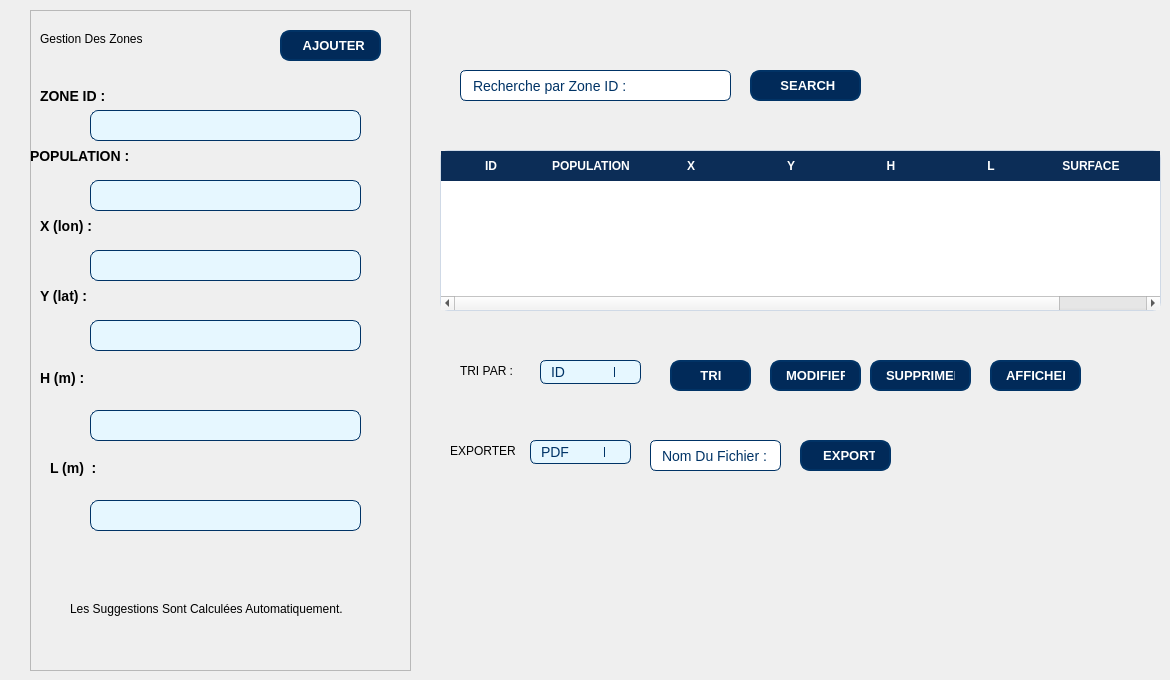
      <widget class="QWidget" name="page">
       <widget class="QFrame" name="frame_2">
        <property name="geometry">
         <rect>
          <x>30</x>
          <y>10</y>
          <width>381</width>
          <height>661</height>
         </rect>
        </property>
        <property name="styleSheet">
         <string notr="true">/* Form Box */
.form-fiche {
    flex: 1; /* Takes 1/3 of the container width */
    background-color: #f4f7fb; /* Light background for contrast */
    padding: 25px 20px; /* Inner spacing */
    border-radius: 12px; /* Rounded corners */
    box-shadow: 0 4px 12px rgba(0, 0, 0, 0.1); /* Soft shadow for depth */
    transition: transform 0.2s ease, box-shadow 0.2s ease;
}

.form-fiche:hover {
    transform: translateY(-2px); /* Slight lift on hover */
    box-shadow: 0 6px 15px rgba(0, 0, 0, 0.15); /* Stronger shadow */
}

.form-fiche h3 {
    margin-top: 0;
    margin-bottom: 20px;
    font-size: 20px;
    font-weight: 600;
    color: #003366;
}

.form-fiche label {
    display: block;
    font-weight: 500;
    margin-bottom: 6px;
    color: #003366;
}

.form-fiche input {
    width: 100%;
    padding: 10px;
    margin-bottom: 15px;
    border: 1px solid #003366;
    border-radius: 8px;
    background-color: #e6f7ff;
    font-size: 14px;
    transition: border 0.2s ease, box-shadow 0.2s ease;
}

.form-fiche input:focus {
    border-color: #0d3273;
    box-shadow: 0 0 5px rgba(13, 50, 115, 0.5);
    outline: none;
}

.form-fiche button {
    width: 32%;
    margin-right: 5%;
    padding: 10px;
    border: none;
    border-radius: 8px;
    background-color: #0d3273;
    color: white;
    font-weight: 500;
    cursor: pointer;
    transition: background-color 0.2s ease, transform 0.2s ease;
}

.form-fiche button:hover {
    background-color: #004080;
    transform: translateY(-1px);
}

.form-fiche small {
    display: block;
    margin-top: 8px;
    font-size: 12px;
    color: #555;
}</string>
        </property>
        <property name="frameShape">
         <enum>QFrame::Shape::StyledPanel</enum>
        </property>
        <property name="frameShadow">
         <enum>QFrame::Shadow::Raised</enum>
        </property>
        <widget class="QLabel" name="label_28">
         <property name="geometry">
          <rect>
           <x>10</x>
           <y>10</y>
           <width>241</width>
           <height>51</height>
          </rect>
         </property>
         <property name="styleSheet">
          <string notr="true">font: 16pt &quot;Segoe UI&quot;;
color: rgb(0, 0, 0);
font: 700 16pt &quot;Segoe UI&quot;;</string>
         </property>
         <property name="text">
          <string>Gestion Des Zones
</string>
         </property>
        </widget>
        <widget class="QLineEdit" name="idzone">
         <property name="geometry">
          <rect>
           <x>60</x>
           <y>100</y>
           <width>271</width>
           <height>31</height>
          </rect>
         </property>
         <property name="styleSheet">
          <string notr="true">QLineEdit {
    background-color: #e6f7ff;      /* Light blue background */
    border: 1px solid #003366;      /* Dark blue border */
    border-radius: 8px;             /* Rounded corners */
    padding: 6px 10px;              /* Inner spacing */
    font-size: 14px;
    color: #003366;
}

QLineEdit:focus {
    border: 1px solid #0d3273;      /* Darker border on focus */
    background-color: #ffffff;      /* Slightly lighter background */
    selection-background-color: #0d3273;
    selection-color: #ffffff;
}</string>
         </property>
        </widget>
        <widget class="QLabel" name="label_29">
         <property name="geometry">
          <rect>
           <x>10</x>
           <y>50</y>
           <width>121</width>
           <height>71</height>
          </rect>
         </property>
         <property name="styleSheet">
          <string notr="true">QLabel {
    font-size: 14px;
    color: #000000;
    font-weight: bold;
}
</string>
         </property>
         <property name="text">
          <string>ZONE ID :</string>
         </property>
        </widget>
        <widget class="QLabel" name="label_30">
         <property name="geometry">
          <rect>
           <x>0</x>
           <y>110</y>
           <width>121</width>
           <height>71</height>
          </rect>
         </property>
         <property name="styleSheet">
          <string notr="true">QLabel {
    font-size: 14px;
    color: #000000;
    font-weight: bold;
}
</string>
         </property>
         <property name="text">
          <string>POPULATION :</string>
         </property>
        </widget>
        <widget class="QLineEdit" name="pop">
         <property name="geometry">
          <rect>
           <x>60</x>
           <y>170</y>
           <width>271</width>
           <height>31</height>
          </rect>
         </property>
         <property name="styleSheet">
          <string notr="true">QLineEdit {
    background-color: #e6f7ff;      /* Light blue background */
    border: 1px solid #003366;      /* Dark blue border */
    border-radius: 8px;             /* Rounded corners */
    padding: 6px 10px;              /* Inner spacing */
    font-size: 14px;
    color: #003366;
}

QLineEdit:focus {
    border: 1px solid #0d3273;      /* Darker border on focus */
    background-color: #ffffff;      /* Slightly lighter background */
    selection-background-color: #0d3273;
    selection-color: #ffffff;
}</string>
         </property>
        </widget>
        <widget class="QLabel" name="label_87">
         <property name="geometry">
          <rect>
           <x>10</x>
           <y>180</y>
           <width>121</width>
           <height>71</height>
          </rect>
         </property>
         <property name="styleSheet">
          <string notr="true">QLabel {
    font-size: 14px;
    color: #000000;
    font-weight: bold;
}
</string>
         </property>
         <property name="text">
          <string>X (lon) :</string>
         </property>
        </widget>
        <widget class="QLabel" name="label_88">
         <property name="geometry">
          <rect>
           <x>10</x>
           <y>250</y>
           <width>121</width>
           <height>71</height>
          </rect>
         </property>
         <property name="styleSheet">
          <string notr="true">QLabel {
    font-size: 14px;
    color: #000000;
    font-weight: bold;
}
</string>
         </property>
         <property name="text">
          <string>Y (lat) :</string>
         </property>
        </widget>
        <widget class="QLabel" name="label_89">
         <property name="geometry">
          <rect>
           <x>10</x>
           <y>340</y>
           <width>121</width>
           <height>71</height>
          </rect>
         </property>
         <property name="styleSheet">
          <string notr="true">QLabel {
    font-size: 14px;
    color: #000000;
    font-weight: bold;
}
</string>
         </property>
         <property name="text">
          <string>H (m) :
</string>
         </property>
        </widget>
        <widget class="QLabel" name="label_90">
         <property name="geometry">
          <rect>
           <x>20</x>
           <y>430</y>
           <width>121</width>
           <height>71</height>
          </rect>
         </property>
         <property name="styleSheet">
          <string notr="true">QLabel {
    font-size: 14px;
    color: #000000;
    font-weight: bold;
}
</string>
         </property>
         <property name="text">
          <string>L (m)  :
</string>
         </property>
        </widget>
        <widget class="QLineEdit" name="x">
         <property name="geometry">
          <rect>
           <x>60</x>
           <y>240</y>
           <width>271</width>
           <height>31</height>
          </rect>
         </property>
         <property name="styleSheet">
          <string notr="true">QLineEdit {
    background-color: #e6f7ff;      /* Light blue background */
    border: 1px solid #003366;      /* Dark blue border */
    border-radius: 8px;             /* Rounded corners */
    padding: 6px 10px;              /* Inner spacing */
    font-size: 14px;
    color: #003366;
}

QLineEdit:focus {
    border: 1px solid #0d3273;      /* Darker border on focus */
    background-color: #ffffff;      /* Slightly lighter background */
    selection-background-color: #0d3273;
    selection-color: #ffffff;
}</string>
         </property>
        </widget>
        <widget class="QLineEdit" name="y">
         <property name="geometry">
          <rect>
           <x>60</x>
           <y>310</y>
           <width>271</width>
           <height>31</height>
          </rect>
         </property>
         <property name="styleSheet">
          <string notr="true">QLineEdit {
    background-color: #e6f7ff;      /* Light blue background */
    border: 1px solid #003366;      /* Dark blue border */
    border-radius: 8px;             /* Rounded corners */
    padding: 6px 10px;              /* Inner spacing */
    font-size: 14px;
    color: #003366;
}

QLineEdit:focus {
    border: 1px solid #0d3273;      /* Darker border on focus */
    background-color: #ffffff;      /* Slightly lighter background */
    selection-background-color: #0d3273;
    selection-color: #ffffff;
}</string>
         </property>
        </widget>
        <widget class="QLineEdit" name="h">
         <property name="geometry">
          <rect>
           <x>60</x>
           <y>400</y>
           <width>271</width>
           <height>31</height>
          </rect>
         </property>
         <property name="styleSheet">
          <string notr="true">QLineEdit {
    background-color: #e6f7ff;      /* Light blue background */
    border: 1px solid #003366;      /* Dark blue border */
    border-radius: 8px;             /* Rounded corners */
    padding: 6px 10px;              /* Inner spacing */
    font-size: 14px;
    color: #003366;
}

QLineEdit:focus {
    border: 1px solid #0d3273;      /* Darker border on focus */
    background-color: #ffffff;      /* Slightly lighter background */
    selection-background-color: #0d3273;
    selection-color: #ffffff;
}</string>
         </property>
        </widget>
        <widget class="QLineEdit" name="l">
         <property name="geometry">
          <rect>
           <x>60</x>
           <y>490</y>
           <width>271</width>
           <height>31</height>
          </rect>
         </property>
         <property name="styleSheet">
          <string notr="true">QLineEdit {
    background-color: #e6f7ff;      /* Light blue background */
    border: 1px solid #003366;      /* Dark blue border */
    border-radius: 8px;             /* Rounded corners */
    padding: 6px 10px;              /* Inner spacing */
    font-size: 14px;
    color: #003366;
}

QLineEdit:focus {
    border: 1px solid #0d3273;      /* Darker border on focus */
    background-color: #ffffff;      /* Slightly lighter background */
    selection-background-color: #0d3273;
    selection-color: #ffffff;
}</string>
         </property>
        </widget>
        <widget class="QPushButton" name="ajzone">
         <property name="geometry">
          <rect>
           <x>250</x>
           <y>20</y>
           <width>101</width>
           <height>31</height>
          </rect>
         </property>
         <property name="styleSheet">
          <string notr="true">/* ==== BUTTONS STYLE ==== */
QPushButton {
    background-color: #012a59;
    color: #ffffff;
    border: 2px solid #013366;
    border-radius: 10px;
    padding: 8px 14px;
    font-size: 13px;
    font-weight: 500;
    text-align: left;
    transition: all 0.3s ease-in-out;
}

QPushButton:hover {
    background-color: #024b8a;
    border-color: #025aa5;
}

QPushButton:pressed {
    background-color: #013869;
    border-color: #011f3f;
}
</string>
         </property>
         <property name="text">
          <string>  AJOUTER</string>
         </property>
        </widget>
        <widget class="QLabel" name="label_94">
         <property name="geometry">
          <rect>
           <x>40</x>
           <y>570</y>
           <width>421</width>
           <height>71</height>
          </rect>
         </property>
         <property name="styleSheet">
          <string notr="true">color: rgb(0, 0, 0);</string>
         </property>
         <property name="text">
          <string>Les Suggestions Sont Calculées Automatiquement.
</string>
         </property>
        </widget>
        <widget class="Line" name="line_8">
         <property name="geometry">
          <rect>
           <x>0</x>
           <y>660</y>
           <width>381</width>
           <height>16</height>
          </rect>
         </property>
         <property name="orientation">
          <enum>Qt::Orientation::Horizontal</enum>
         </property>
        </widget>
       </widget>
       <widget class="QTableWidget" name="twz">
        <property name="geometry">
         <rect>
          <x>440</x>
          <y>150</y>
          <width>721</width>
          <height>161</height>
         </rect>
        </property>
        <property name="styleSheet">
         <string notr="true">QTableWidget {
    background-color: #ffffff;
    alternate-background-color: #f2f6fc;
    gridline-color: #dbe3ec;
    border: 1px solid #cfd9e6;
    border-radius: 8px;
    selection-background-color: #c7e0ff;
    selection-color: #000000;
	color: #000000;
}

QHeaderView::section {
    background-color: #0c2d57;
    color: #ffffff;
    padding: 6px;
    border: none;
    font-weight: 600;
    font-size: 12px;
}

QTableCornerButton::section {
    background-color: #0c2d57;
}</string>
        </property>
        <column>
         <property name="text">
          <string>ID</string>
         </property>
        </column>
        <column>
         <property name="text">
          <string>POPULATION</string>
         </property>
        </column>
        <column>
         <property name="text">
          <string>X</string>
         </property>
        </column>
        <column>
         <property name="text">
          <string>Y</string>
         </property>
        </column>
        <column>
         <property name="text">
          <string>H</string>
         </property>
        </column>
        <column>
         <property name="text">
          <string>L</string>
         </property>
        </column>
        <column>
         <property name="text">
          <string>SURFACE</string>
         </property>
        </column>
        <column>
         <property name="text">
          <string>DENSITEE</string>
         </property>
        </column>
       </widget>
       <widget class="QPushButton" name="gespub_9">
        <property name="geometry">
         <rect>
          <x>670</x>
          <y>360</y>
          <width>81</width>
          <height>31</height>
         </rect>
        </property>
        <property name="styleSheet">
         <string notr="true">/* ==== BUTTONS STYLE ==== */
QPushButton {
    background-color: #012a59;
    color: #ffffff;
    border: 2px solid #013366;
    border-radius: 10px;
    padding: 8px 14px;
    font-size: 13px;
    font-weight: 500;
    text-align: left;
    transition: all 0.3s ease-in-out;
}

QPushButton:hover {
    background-color: #024b8a;
    border-color: #025aa5;
}

QPushButton:pressed {
    background-color: #013869;
    border-color: #011f3f;
}
</string>
        </property>
        <property name="text">
         <string>    TRI</string>
        </property>
       </widget>
       <widget class="QPushButton" name="gespub_11">
        <property name="geometry">
         <rect>
          <x>800</x>
          <y>440</y>
          <width>91</width>
          <height>31</height>
         </rect>
        </property>
        <property name="styleSheet">
         <string notr="true">/* ==== BUTTONS STYLE ==== */
QPushButton {
    background-color: #012a59;
    color: #ffffff;
    border: 2px solid #013366;
    border-radius: 10px;
    padding: 8px 14px;
    font-size: 13px;
    font-weight: 500;
    text-align: left;
    transition: all 0.3s ease-in-out;
}

QPushButton:hover {
    background-color: #024b8a;
    border-color: #025aa5;
}

QPushButton:pressed {
    background-color: #013869;
    border-color: #011f3f;
}
</string>
        </property>
        <property name="text">
         <string>  EXPORT</string>
        </property>
       </widget>
       <widget class="QLabel" name="label_25">
        <property name="geometry">
         <rect>
          <x>450</x>
          <y>440</y>
          <width>71</width>
          <height>21</height>
         </rect>
        </property>
        <property name="styleSheet">
         <string notr="true">color: rgb(0, 0, 0);</string>
        </property>
        <property name="text">
         <string>EXPORTER </string>
        </property>
       </widget>
       <widget class="QComboBox" name="comboBox_6">
        <property name="geometry">
         <rect>
          <x>540</x>
          <y>360</y>
          <width>101</width>
          <height>24</height>
         </rect>
        </property>
        <property name="styleSheet">
         <string notr="true">QComboBox {
    background-color: #e6f7ff;      /* Light blue background */
    border: 1px solid #003366;      /* Dark blue border */
    border-radius: 6px;
    padding: 4px 10px;
    font-size: 14px;
    color: #003366;
}

QComboBox:hover {
    border: 1px solid #0d3273;      /* Darker border on hover */
}

QComboBox:focus {
    border: 1px solid #0d3273;
    background-color: #ffffff;
}

QComboBox::drop-down {
    subcontrol-origin: padding;
    subcontrol-position: top right;
    width: 25px;
    border-left: 1px solid #003366;
    border-radius: 0 6px 6px 0;
}

QComboBox QAbstractItemView {
    background-color: #ffffff;
    selection-background-color: #0d3273;
    selection-color: white;
    border: 1px solid #003366;
}
</string>
        </property>
        <item>
         <property name="text">
          <string>ID</string>
         </property>
        </item>
        <item>
         <property name="text">
          <string>POPULATION</string>
         </property>
        </item>
       </widget>
       <widget class="QLabel" name="label_26">
        <property name="geometry">
         <rect>
          <x>460</x>
          <y>360</y>
          <width>61</width>
          <height>21</height>
         </rect>
        </property>
        <property name="styleSheet">
         <string notr="true">color: rgb(0, 0, 0);</string>
        </property>
        <property name="text">
         <string>TRI PAR :</string>
        </property>
       </widget>
       <widget class="QPushButton" name="suppzone">
        <property name="geometry">
         <rect>
          <x>870</x>
          <y>360</y>
          <width>101</width>
          <height>31</height>
         </rect>
        </property>
        <property name="styleSheet">
         <string notr="true">/* ==== BUTTONS STYLE ==== */
QPushButton {
    background-color: #012a59;
    color: #ffffff;
    border: 2px solid #013366;
    border-radius: 10px;
    padding: 8px 14px;
    font-size: 13px;
    font-weight: 500;
    text-align: left;
    transition: all 0.3s ease-in-out;
}

QPushButton:hover {
    background-color: #024b8a;
    border-color: #025aa5;
}

QPushButton:pressed {
    background-color: #013869;
    border-color: #011f3f;
}
</string>
        </property>
        <property name="text">
         <string>SUPPRIMER</string>
        </property>
       </widget>
       <widget class="QComboBox" name="comboBox_9">
        <property name="geometry">
         <rect>
          <x>530</x>
          <y>440</y>
          <width>101</width>
          <height>24</height>
         </rect>
        </property>
        <property name="styleSheet">
         <string notr="true">QComboBox {
    background-color: #e6f7ff;      /* Light blue background */
    border: 1px solid #003366;      /* Dark blue border */
    border-radius: 6px;
    padding: 4px 10px;
    font-size: 14px;
    color: #003366;
}

QComboBox:hover {
    border: 1px solid #0d3273;      /* Darker border on hover */
}

QComboBox:focus {
    border: 1px solid #0d3273;
    background-color: #ffffff;
}

QComboBox::drop-down {
    subcontrol-origin: padding;
    subcontrol-position: top right;
    width: 25px;
    border-left: 1px solid #003366;
    border-radius: 0 6px 6px 0;
}

QComboBox QAbstractItemView {
    background-color: #ffffff;
    selection-background-color: #0d3273;
    selection-color: white;
    border: 1px solid #003366;
}
</string>
        </property>
        <item>
         <property name="text">
          <string>PDF</string>
         </property>
        </item>
        <item>
         <property name="text">
          <string>EXCEL</string>
         </property>
        </item>
       </widget>
       <widget class="QPushButton" name="modzone">
        <property name="geometry">
         <rect>
          <x>770</x>
          <y>360</y>
          <width>91</width>
          <height>31</height>
         </rect>
        </property>
        <property name="styleSheet">
         <string notr="true">/* ==== BUTTONS STYLE ==== */
QPushButton {
    background-color: #012a59;
    color: #ffffff;
    border: 2px solid #013366;
    border-radius: 10px;
    padding: 8px 14px;
    font-size: 13px;
    font-weight: 500;
    text-align: left;
    transition: all 0.3s ease-in-out;
}

QPushButton:hover {
    background-color: #024b8a;
    border-color: #025aa5;
}

QPushButton:pressed {
    background-color: #013869;
    border-color: #011f3f;
}
</string>
        </property>
        <property name="text">
         <string>MODIFIER</string>
        </property>
       </widget>
       <widget class="QLineEdit" name="lineEdit_43">
        <property name="geometry">
         <rect>
          <x>650</x>
          <y>440</y>
          <width>131</width>
          <height>31</height>
         </rect>
        </property>
        <property name="styleSheet">
         <string notr="true">QLineEdit {
    background-color: #ffffff;       /* White background */
    border: 1px solid #003366;       /* Dark blue border */
    border-radius: 6px;              /* Rounded corners */
    padding: 5px 10px;               /* Inner padding */
    font-size: 14px;
    color: #003366;
}

QLineEdit:focus {
    border: 1px solid #0d3273;       /* Darker border on focus */
    background-color: #e6f7ff;       /* Light blue on focus */
    selection-background-color: #0d3273;
    selection-color: white;
}</string>
        </property>
        <property name="text">
         <string>Nom Du Fichier :</string>
        </property>
       </widget>
       <widget class="QLineEdit" name="lineEdit_44">
        <property name="geometry">
         <rect>
          <x>460</x>
          <y>70</y>
          <width>271</width>
          <height>31</height>
         </rect>
        </property>
        <property name="styleSheet">
         <string notr="true">QLineEdit {
    background-color: #ffffff;       /* White background */
    border: 1px solid #003366;       /* Dark blue border */
    border-radius: 6px;              /* Rounded corners */
    padding: 5px 10px;               /* Inner padding */
    font-size: 14px;
    color: #003366;
}

QLineEdit:focus {
    border: 1px solid #0d3273;       /* Darker border on focus */
    background-color: #e6f7ff;       /* Light blue on focus */
    selection-background-color: #0d3273;
    selection-color: white;
}</string>
        </property>
        <property name="text">
         <string>Recherche par Zone ID : </string>
        </property>
       </widget>
       <widget class="QPushButton" name="gespub_14">
        <property name="geometry">
         <rect>
          <x>750</x>
          <y>70</y>
          <width>111</width>
          <height>31</height>
         </rect>
        </property>
        <property name="styleSheet">
         <string notr="true">/* ==== BUTTONS STYLE ==== */
QPushButton {
    background-color: #012a59;
    color: #ffffff;
    border: 2px solid #013366;
    border-radius: 10px;
    padding: 8px 14px;
    font-size: 13px;
    font-weight: 500;
    text-align: left;
    transition: all 0.3s ease-in-out;
}

QPushButton:hover {
    background-color: #024b8a;
    border-color: #025aa5;
}

QPushButton:pressed {
    background-color: #013869;
    border-color: #011f3f;
}
</string>
        </property>
        <property name="text">
         <string>    SEARCH</string>
        </property>
       </widget>
       <widget class="QPushButton" name="affzone">
        <property name="geometry">
         <rect>
          <x>990</x>
          <y>360</y>
          <width>91</width>
          <height>31</height>
         </rect>
        </property>
        <property name="styleSheet">
         <string notr="true">/* ==== BUTTONS STYLE ==== */
QPushButton {
    background-color: #012a59;
    color: #ffffff;
    border: 2px solid #013366;
    border-radius: 10px;
    padding: 8px 14px;
    font-size: 13px;
    font-weight: 500;
    text-align: left;
    transition: all 0.3s ease-in-out;
}

QPushButton:hover {
    background-color: #024b8a;
    border-color: #025aa5;
}

QPushButton:pressed {
    background-color: #013869;
    border-color: #011f3f;
}
</string>
        </property>
        <property name="text">
         <string>AFFICHER</string>
        </property>
       </widget>
      </widget>
